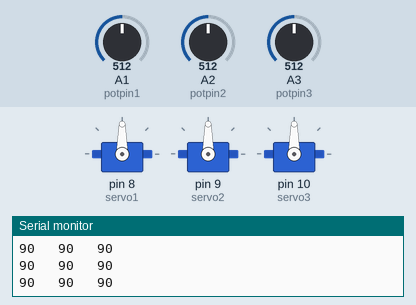
Simulated run of this sketch. Board: Arduino Uno, built with avr-gcc and run on an emulated ATmega328P. On the bench: 3 × servo, the last lines printed to the serial monitor. Inputs (shaded band) come from the test bench; at power-on: A1 (potpin1) = 512, A2 (potpin2) = 512, A3 (potpin3) = 512.

Above: at 1.2 s.
1.3 s: A1 (potpin1) set to 716
At 2.0 s:
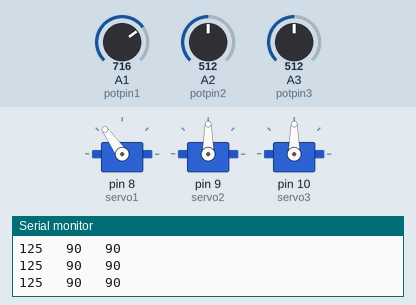
2.8 s: A2 (potpin2) set to 716
At 3.7 s:
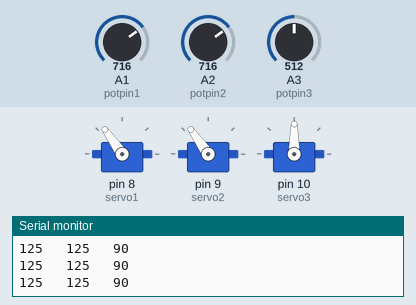
4.3 s: A3 (potpin3) set to 716
At 5.5 s:
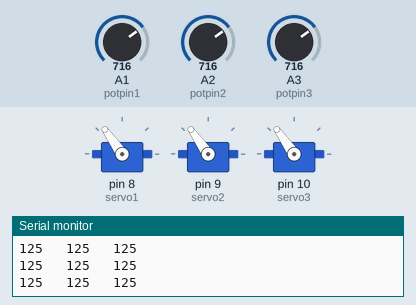
5.8 s: A1 (potpin1) set to 900
At 6.2 s:
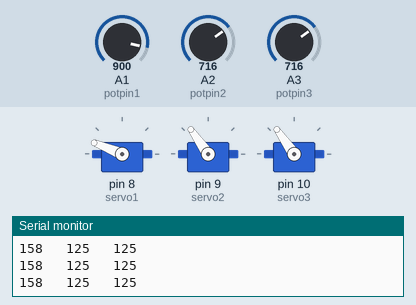
7.3 s: A2 (potpin2) set to 900
At 8.0 s:
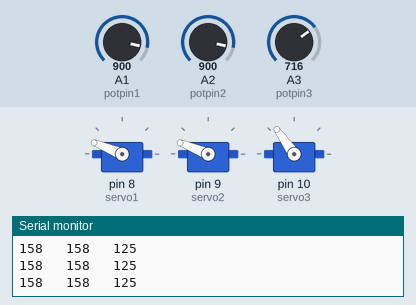
8.8 s: A3 (potpin3) set to 900
At 9.7 s:
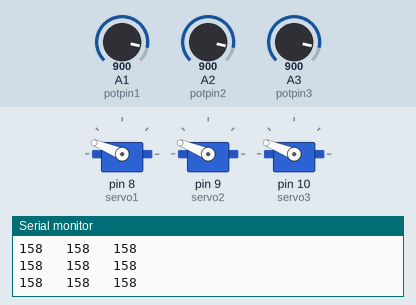
Timing chart, 0 to 11.3 s (numbered marks = the images above; inputs shaded):
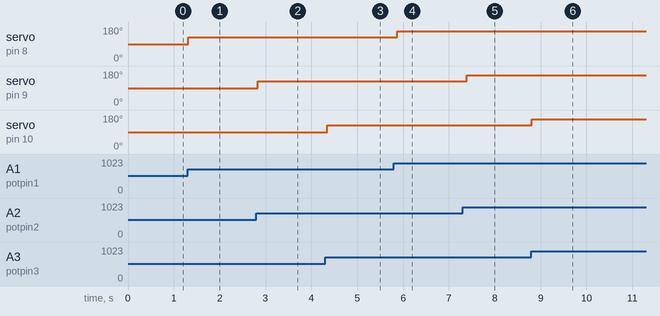

The sketch:

hand.ino
```cpp
int potpin1=1;
int potpin2=2;
int potpin3=3;
#include<Servo.h>
Servo servo1;
Servo servo2;
Servo servo3;


void setup() {
  // put your setup code here, to run once:
servo1.attach(8);
servo2.attach(9);
servo3.attach(10);
pinMode(potpin1,INPUT);
pinMode(potpin2,INPUT);
pinMode(potpin3,INPUT);
Serial.begin(9600);
}

void loop() {
  // put your main code here, to run repeatedly:

  int val1,val2,val3;
  val1=analogRead(potpin1);
  val2=analogRead(potpin2);
  val3=analogRead(potpin3);


  val1=map(val1,0,1023,0,180);
  val2=map(val2,0,1023,0,180);
  val3=map(val3,0,1023,0,180);
Serial.print(val1);Serial.print("   ");Serial.print(val2);Serial.print("   ");Serial.println(val3);

  servo1.write(val1);
  servo2.write(val2);
  servo3.write(val3);
delay(100);
}
```

Measured:
- after the input at 1.3 s, servo on pin 8 (servo1): 90° → 125° at once
- after the input at 2.8 s, servo on pin 9 (servo2): 90° → 125° at once
- after the input at 4.3 s, servo on pin 10 (servo3): 90° → 125° after 0.05 s
- after the input at 5.8 s, servo on pin 8 (servo1): 125° → 158° after 0.07 s
- after the input at 7.3 s, servo on pin 9 (servo2): 125° → 158° after 0.09 s
- after the input at 8.8 s, servo on pin 10 (servo3): 125° → 158° at once
